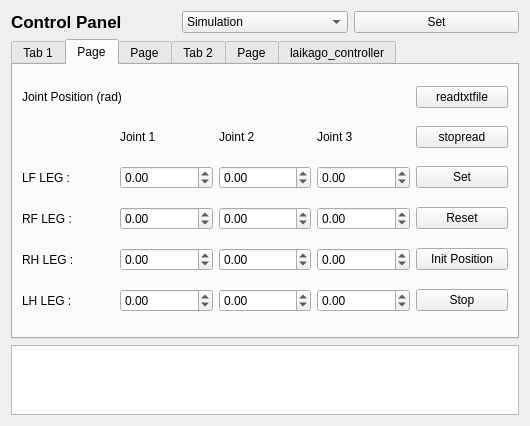
<?xml version="1.0" encoding="UTF-8"?>
<ui version="4.0">
 <class>rqt_control_panel_plugin_widget</class>
 <widget class="QWidget" name="rqt_control_panel_plugin_widget">
  <property name="geometry">
   <rect>
    <x>0</x>
    <y>0</y>
    <width>530</width>
    <height>425</height>
   </rect>
  </property>
  <property name="windowTitle">
   <string>Form</string>
  </property>
  <layout class="QGridLayout" name="gridLayout">
   <item row="2" column="0" colspan="3">
    <widget class="QTextBrowser" name="InfoOutputs"/>
   </item>
   <item row="0" column="0">
    <widget class="QLabel" name="label">
     <property name="font">
      <font>
       <pointsize>13</pointsize>
       <weight>75</weight>
       <bold>true</bold>
      </font>
     </property>
     <property name="text">
      <string>Control Panel</string>
     </property>
    </widget>
   </item>
   <item row="0" column="1">
    <widget class="QComboBox" name="runMode">
     <item>
      <property name="text">
       <string>Simulation</string>
      </property>
     </item>
     <item>
      <property name="text">
       <string>Real</string>
      </property>
     </item>
    </widget>
   </item>
   <item row="0" column="2">
    <widget class="QPushButton" name="setMode">
     <property name="text">
      <string>Set</string>
     </property>
    </widget>
   </item>
   <item row="1" column="0" colspan="3">
    <widget class="QTabWidget" name="Controllers">
     <property name="minimumSize">
      <size>
       <width>400</width>
       <height>300</height>
      </size>
     </property>
     <property name="whatsThis">
      <string>&lt;html&gt;&lt;head/&gt;&lt;body&gt;&lt;p&gt;Joint&lt;/p&gt;&lt;/body&gt;&lt;/html&gt;</string>
     </property>
     <property name="currentIndex">
      <number>1</number>
     </property>
     <widget class="QWidget" name="BlanceController">
      <property name="enabled">
       <bool>true</bool>
      </property>
      <property name="font">
       <font>
        <weight>50</weight>
        <bold>false</bold>
       </font>
      </property>
      <attribute name="title">
       <string>Tab 1</string>
      </attribute>
      <widget class="QPushButton" name="trotButton">
       <property name="geometry">
        <rect>
         <x>20</x>
         <y>78</y>
         <width>80</width>
         <height>25</height>
        </rect>
       </property>
       <property name="text">
        <string>Trot</string>
       </property>
      </widget>
      <widget class="QDoubleSpinBox" name="desired_vy">
       <property name="geometry">
        <rect>
         <x>200</x>
         <y>78</y>
         <width>69</width>
         <height>26</height>
        </rect>
       </property>
       <property name="minimum">
        <double>-1.000000000000000</double>
       </property>
       <property name="maximum">
        <double>1.000000000000000</double>
       </property>
       <property name="singleStep">
        <double>0.050000000000000</double>
       </property>
      </widget>
      <widget class="QPushButton" name="paceButton">
       <property name="geometry">
        <rect>
         <x>20</x>
         <y>46</y>
         <width>80</width>
         <height>25</height>
        </rect>
       </property>
       <property name="text">
        <string>Pace</string>
       </property>
      </widget>
      <widget class="QDoubleSpinBox" name="desired_vx">
       <property name="geometry">
        <rect>
         <x>200</x>
         <y>46</y>
         <width>69</width>
         <height>26</height>
        </rect>
       </property>
       <property name="minimum">
        <double>-1.000000000000000</double>
       </property>
       <property name="maximum">
        <double>1.000000000000000</double>
       </property>
       <property name="singleStep">
        <double>0.050000000000000</double>
       </property>
      </widget>
      <widget class="QDoubleSpinBox" name="desired_wz">
       <property name="geometry">
        <rect>
         <x>200</x>
         <y>110</y>
         <width>69</width>
         <height>26</height>
        </rect>
       </property>
       <property name="minimum">
        <double>-1.000000000000000</double>
       </property>
       <property name="maximum">
        <double>1.000000000000000</double>
       </property>
       <property name="singleStep">
        <double>0.050000000000000</double>
       </property>
      </widget>
      <widget class="QPushButton" name="stopBotton">
       <property name="geometry">
        <rect>
         <x>20</x>
         <y>150</y>
         <width>81</width>
         <height>51</height>
        </rect>
       </property>
       <property name="text">
        <string>Stop</string>
       </property>
      </widget>
      <widget class="QLabel" name="label_2">
       <property name="geometry">
        <rect>
         <x>10</x>
         <y>10</y>
         <width>67</width>
         <height>17</height>
        </rect>
       </property>
       <property name="text">
        <string>Balance</string>
       </property>
      </widget>
      <widget class="QLabel" name="label_6">
       <property name="geometry">
        <rect>
         <x>160</x>
         <y>50</y>
         <width>31</width>
         <height>17</height>
        </rect>
       </property>
       <property name="text">
        <string>Vx :</string>
       </property>
      </widget>
      <widget class="QLabel" name="label_7">
       <property name="geometry">
        <rect>
         <x>160</x>
         <y>80</y>
         <width>31</width>
         <height>17</height>
        </rect>
       </property>
       <property name="text">
        <string>Vy :</string>
       </property>
      </widget>
      <widget class="QLabel" name="label_8">
       <property name="geometry">
        <rect>
         <x>160</x>
         <y>107</y>
         <width>31</width>
         <height>20</height>
        </rect>
       </property>
       <property name="text">
        <string>Wz :</string>
       </property>
      </widget>
      <widget class="QPushButton" name="setVelocityBotton">
       <property name="geometry">
        <rect>
         <x>290</x>
         <y>50</y>
         <width>89</width>
         <height>25</height>
        </rect>
       </property>
       <property name="text">
        <string>Set</string>
       </property>
      </widget>
      <widget class="QPushButton" name="crawlButton">
       <property name="geometry">
        <rect>
         <x>20</x>
         <y>110</y>
         <width>81</width>
         <height>31</height>
        </rect>
       </property>
       <property name="text">
        <string>Crawl</string>
       </property>
      </widget>
     </widget>
     <widget class="QWidget" name="JointPosition">
      <attribute name="title">
       <string>Page</string>
      </attribute>
      <layout class="QGridLayout" name="gridLayout_2">
       <item row="1" column="1">
        <widget class="QLabel" name="label_13">
         <property name="maximumSize">
          <size>
           <width>100</width>
           <height>18</height>
          </size>
         </property>
         <property name="text">
          <string>Joint 1</string>
         </property>
        </widget>
       </item>
       <item row="1" column="2">
        <widget class="QLabel" name="label_14">
         <property name="maximumSize">
          <size>
           <width>100</width>
           <height>18</height>
          </size>
         </property>
         <property name="text">
          <string>Joint 2</string>
         </property>
        </widget>
       </item>
       <item row="1" column="3">
        <widget class="QLabel" name="label_15">
         <property name="maximumSize">
          <size>
           <width>100</width>
           <height>18</height>
          </size>
         </property>
         <property name="text">
          <string>Joint 3</string>
         </property>
        </widget>
       </item>
       <item row="2" column="0">
        <widget class="QLabel" name="label_9">
         <property name="text">
          <string>LF LEG :  </string>
         </property>
        </widget>
       </item>
       <item row="2" column="1">
        <widget class="QDoubleSpinBox" name="lf_joint_positon_1">
         <property name="minimum">
          <double>-15.000000000000000</double>
         </property>
         <property name="maximum">
          <double>15.000000000000000</double>
         </property>
         <property name="singleStep">
          <double>0.010000000000000</double>
         </property>
        </widget>
       </item>
       <item row="2" column="2">
        <widget class="QDoubleSpinBox" name="lf_joint_positon_2">
         <property name="minimum">
          <double>-15.000000000000000</double>
         </property>
         <property name="maximum">
          <double>15.000000000000000</double>
         </property>
         <property name="singleStep">
          <double>0.010000000000000</double>
         </property>
        </widget>
       </item>
       <item row="2" column="3">
        <widget class="QDoubleSpinBox" name="lf_joint_positon_3">
         <property name="minimum">
          <double>-15.000000000000000</double>
         </property>
         <property name="maximum">
          <double>15.000000000000000</double>
         </property>
         <property name="singleStep">
          <double>0.010000000000000</double>
         </property>
         <property name="value">
          <double>0.000000000000000</double>
         </property>
        </widget>
       </item>
       <item row="2" column="4">
        <widget class="QPushButton" name="setJointPositionButton">
         <property name="text">
          <string>Set</string>
         </property>
        </widget>
       </item>
       <item row="3" column="0">
        <widget class="QLabel" name="label_10">
         <property name="text">
          <string>RF LEG :  </string>
         </property>
        </widget>
       </item>
       <item row="3" column="1">
        <widget class="QDoubleSpinBox" name="rf_joint_positon_1">
         <property name="minimum">
          <double>-15.000000000000000</double>
         </property>
         <property name="maximum">
          <double>15.000000000000000</double>
         </property>
         <property name="singleStep">
          <double>0.050000000000000</double>
         </property>
         <property name="value">
          <double>0.000000000000000</double>
         </property>
        </widget>
       </item>
       <item row="3" column="2">
        <widget class="QDoubleSpinBox" name="rf_joint_positon_2">
         <property name="minimum">
          <double>-15.000000000000000</double>
         </property>
         <property name="maximum">
          <double>15.000000000000000</double>
         </property>
         <property name="singleStep">
          <double>0.010000000000000</double>
         </property>
        </widget>
       </item>
       <item row="3" column="3">
        <widget class="QDoubleSpinBox" name="rf_joint_positon_3">
         <property name="minimum">
          <double>-15.000000000000000</double>
         </property>
         <property name="maximum">
          <double>15.000000000000000</double>
         </property>
         <property name="singleStep">
          <double>0.010000000000000</double>
         </property>
        </widget>
       </item>
       <item row="3" column="4">
        <widget class="QPushButton" name="resetJointPostionButton">
         <property name="text">
          <string>Reset</string>
         </property>
        </widget>
       </item>
       <item row="4" column="0">
        <widget class="QLabel" name="label_12">
         <property name="text">
          <string>RH LEG :  </string>
         </property>
        </widget>
       </item>
       <item row="4" column="1">
        <widget class="QDoubleSpinBox" name="rh_joint_positon_1">
         <property name="minimum">
          <double>-15.000000000000000</double>
         </property>
         <property name="maximum">
          <double>15.000000000000000</double>
         </property>
         <property name="singleStep">
          <double>0.010000000000000</double>
         </property>
        </widget>
       </item>
       <item row="4" column="2">
        <widget class="QDoubleSpinBox" name="rh_joint_positon_2">
         <property name="minimum">
          <double>-15.000000000000000</double>
         </property>
         <property name="maximum">
          <double>15.000000000000000</double>
         </property>
         <property name="singleStep">
          <double>0.010000000000000</double>
         </property>
        </widget>
       </item>
       <item row="4" column="3">
        <widget class="QDoubleSpinBox" name="rh_joint_positon_3">
         <property name="minimum">
          <double>-15.000000000000000</double>
         </property>
         <property name="maximum">
          <double>15.000000000000000</double>
         </property>
         <property name="singleStep">
          <double>0.010000000000000</double>
         </property>
        </widget>
       </item>
       <item row="5" column="0">
        <widget class="QLabel" name="label_11">
         <property name="text">
          <string>LH LEG :  </string>
         </property>
        </widget>
       </item>
       <item row="5" column="1">
        <widget class="QDoubleSpinBox" name="lh_joint_positon_1">
         <property name="minimum">
          <double>-15.000000000000000</double>
         </property>
         <property name="maximum">
          <double>15.000000000000000</double>
         </property>
         <property name="singleStep">
          <double>0.010000000000000</double>
         </property>
        </widget>
       </item>
       <item row="5" column="2">
        <widget class="QDoubleSpinBox" name="lh_joint_positon_2">
         <property name="minimum">
          <double>-15.000000000000000</double>
         </property>
         <property name="maximum">
          <double>15.000000000000000</double>
         </property>
         <property name="singleStep">
          <double>0.010000000000000</double>
         </property>
        </widget>
       </item>
       <item row="5" column="3">
        <widget class="QDoubleSpinBox" name="lh_joint_positon_3">
         <property name="minimum">
          <double>-15.000000000000000</double>
         </property>
         <property name="maximum">
          <double>15.000000000000000</double>
         </property>
         <property name="singleStep">
          <double>0.010000000000000</double>
         </property>
        </widget>
       </item>
       <item row="0" column="0" colspan="2">
        <widget class="QLabel" name="label_3">
         <property name="maximumSize">
          <size>
           <width>150</width>
           <height>18</height>
          </size>
         </property>
         <property name="text">
          <string>Joint Position (rad)</string>
         </property>
        </widget>
       </item>
       <item row="5" column="4">
        <widget class="QPushButton" name="stopPositionButton">
         <property name="text">
          <string>Stop</string>
         </property>
        </widget>
       </item>
       <item row="4" column="4">
        <widget class="QPushButton" name="setInitialJointPosition">
         <property name="text">
          <string>Init Position</string>
         </property>
        </widget>
       </item>
       <item row="0" column="4">
        <widget class="QPushButton" name="readBotton">
         <property name="text">
          <string>readtxtfile</string>
         </property>
        </widget>
       </item>
       <item row="1" column="4">
        <widget class="QPushButton" name="stopreadBotton">
         <property name="text">
          <string>stopread</string>
         </property>
        </widget>
       </item>
      </layout>
     </widget>
     <widget class="QWidget" name="JointVelocity">
      <attribute name="title">
       <string>Page</string>
      </attribute>
      <layout class="QGridLayout" name="gridLayout_3">
       <item row="1" column="1">
        <widget class="QLabel" name="label_20">
         <property name="maximumSize">
          <size>
           <width>100</width>
           <height>18</height>
          </size>
         </property>
         <property name="text">
          <string>Joint 1</string>
         </property>
        </widget>
       </item>
       <item row="1" column="2">
        <widget class="QLabel" name="label_22">
         <property name="maximumSize">
          <size>
           <width>100</width>
           <height>18</height>
          </size>
         </property>
         <property name="text">
          <string>Joint 2</string>
         </property>
        </widget>
       </item>
       <item row="1" column="3">
        <widget class="QLabel" name="label_18">
         <property name="maximumSize">
          <size>
           <width>100</width>
           <height>18</height>
          </size>
         </property>
         <property name="text">
          <string>Joint 3</string>
         </property>
        </widget>
       </item>
       <item row="2" column="0">
        <widget class="QLabel" name="label_19">
         <property name="text">
          <string>LF LEG :  </string>
         </property>
        </widget>
       </item>
       <item row="2" column="1">
        <widget class="QDoubleSpinBox" name="lf_joint_velocity_1">
         <property name="minimum">
          <double>-120.000000000000000</double>
         </property>
         <property name="maximum">
          <double>120.000000000000000</double>
         </property>
        </widget>
       </item>
       <item row="2" column="2">
        <widget class="QDoubleSpinBox" name="lf_joint_velocity_2">
         <property name="minimum">
          <double>-120.000000000000000</double>
         </property>
         <property name="maximum">
          <double>120.000000000000000</double>
         </property>
        </widget>
       </item>
       <item row="2" column="3">
        <widget class="QDoubleSpinBox" name="lf_joint_velocity_3">
         <property name="minimum">
          <double>-120.000000000000000</double>
         </property>
         <property name="maximum">
          <double>120.000000000000000</double>
         </property>
        </widget>
       </item>
       <item row="2" column="4">
        <widget class="QPushButton" name="setJointVelocityButton">
         <property name="text">
          <string>Set</string>
         </property>
        </widget>
       </item>
       <item row="3" column="0">
        <widget class="QLabel" name="label_16">
         <property name="text">
          <string>RF LEG :  </string>
         </property>
        </widget>
       </item>
       <item row="3" column="1">
        <widget class="QDoubleSpinBox" name="rf_joint_velocity_1">
         <property name="minimum">
          <double>-120.000000000000000</double>
         </property>
         <property name="maximum">
          <double>120.000000000000000</double>
         </property>
        </widget>
       </item>
       <item row="3" column="2">
        <widget class="QDoubleSpinBox" name="rf_joint_velocity_2">
         <property name="minimum">
          <double>-120.000000000000000</double>
         </property>
         <property name="maximum">
          <double>120.000000000000000</double>
         </property>
        </widget>
       </item>
       <item row="3" column="3">
        <widget class="QDoubleSpinBox" name="rf_joint_velocity_3">
         <property name="minimum">
          <double>-120.000000000000000</double>
         </property>
         <property name="maximum">
          <double>120.000000000000000</double>
         </property>
        </widget>
       </item>
       <item row="3" column="4">
        <widget class="QPushButton" name="resetJointVelocityButton">
         <property name="text">
          <string>Reset</string>
         </property>
        </widget>
       </item>
       <item row="4" column="0">
        <widget class="QLabel" name="label_21">
         <property name="text">
          <string>RH LEG :  </string>
         </property>
        </widget>
       </item>
       <item row="4" column="1">
        <widget class="QDoubleSpinBox" name="rh_joint_velocity_1">
         <property name="minimum">
          <double>-120.000000000000000</double>
         </property>
         <property name="maximum">
          <double>120.000000000000000</double>
         </property>
        </widget>
       </item>
       <item row="4" column="2">
        <widget class="QDoubleSpinBox" name="rh_joint_velocity_2">
         <property name="minimum">
          <double>-120.000000000000000</double>
         </property>
         <property name="maximum">
          <double>120.000000000000000</double>
         </property>
        </widget>
       </item>
       <item row="4" column="3">
        <widget class="QDoubleSpinBox" name="rh_joint_velocity_3">
         <property name="minimum">
          <double>-120.000000000000000</double>
         </property>
         <property name="maximum">
          <double>120.000000000000000</double>
         </property>
        </widget>
       </item>
       <item row="4" column="4" rowspan="2">
        <widget class="QPushButton" name="stopJointVelocityButton">
         <property name="text">
          <string>Stop</string>
         </property>
        </widget>
       </item>
       <item row="5" column="0">
        <widget class="QLabel" name="label_17">
         <property name="text">
          <string>LH LEG :  </string>
         </property>
        </widget>
       </item>
       <item row="5" column="1">
        <widget class="QDoubleSpinBox" name="lh_joint_velocity_1">
         <property name="minimum">
          <double>-120.000000000000000</double>
         </property>
         <property name="maximum">
          <double>120.000000000000000</double>
         </property>
        </widget>
       </item>
       <item row="5" column="2">
        <widget class="QDoubleSpinBox" name="lh_joint_velocity_2">
         <property name="minimum">
          <double>-120.000000000000000</double>
         </property>
         <property name="maximum">
          <double>120.000000000000000</double>
         </property>
        </widget>
       </item>
       <item row="5" column="3">
        <widget class="QDoubleSpinBox" name="lh_joint_velocity_3">
         <property name="minimum">
          <double>-120.000000000000000</double>
         </property>
         <property name="maximum">
          <double>120.000000000000000</double>
         </property>
        </widget>
       </item>
       <item row="0" column="0" colspan="2">
        <widget class="QLabel" name="label_4">
         <property name="maximumSize">
          <size>
           <width>150</width>
           <height>18</height>
          </size>
         </property>
         <property name="text">
          <string>Joint Velocity (rpm)</string>
         </property>
        </widget>
       </item>
      </layout>
     </widget>
     <widget class="QWidget" name="JointEffort">
      <attribute name="title">
       <string>Tab 2</string>
      </attribute>
      <layout class="QGridLayout" name="gridLayout_4">
       <item row="1" column="1">
        <widget class="QLabel" name="label_27">
         <property name="maximumSize">
          <size>
           <width>100</width>
           <height>18</height>
          </size>
         </property>
         <property name="text">
          <string>Joint 1</string>
         </property>
        </widget>
       </item>
       <item row="1" column="2">
        <widget class="QLabel" name="label_29">
         <property name="maximumSize">
          <size>
           <width>100</width>
           <height>18</height>
          </size>
         </property>
         <property name="text">
          <string>Joint 2</string>
         </property>
        </widget>
       </item>
       <item row="1" column="3">
        <widget class="QLabel" name="label_25">
         <property name="maximumSize">
          <size>
           <width>100</width>
           <height>18</height>
          </size>
         </property>
         <property name="text">
          <string>Joint 3</string>
         </property>
        </widget>
       </item>
       <item row="2" column="0">
        <widget class="QLabel" name="label_26">
         <property name="text">
          <string>LF LEG :  </string>
         </property>
        </widget>
       </item>
       <item row="2" column="1">
        <widget class="QDoubleSpinBox" name="lf_joint_effort_1">
         <property name="minimum">
          <double>-100.000000000000000</double>
         </property>
         <property name="maximum">
          <double>100.000000000000000</double>
         </property>
         <property name="singleStep">
          <double>0.100000000000000</double>
         </property>
        </widget>
       </item>
       <item row="2" column="2">
        <widget class="QDoubleSpinBox" name="lf_joint_effort_2">
         <property name="minimum">
          <double>-100.000000000000000</double>
         </property>
         <property name="maximum">
          <double>100.000000000000000</double>
         </property>
         <property name="singleStep">
          <double>0.100000000000000</double>
         </property>
        </widget>
       </item>
       <item row="2" column="3">
        <widget class="QDoubleSpinBox" name="lf_joint_effort_3">
         <property name="minimum">
          <double>-100.000000000000000</double>
         </property>
         <property name="maximum">
          <double>100.000000000000000</double>
         </property>
         <property name="singleStep">
          <double>0.100000000000000</double>
         </property>
        </widget>
       </item>
       <item row="2" column="4">
        <widget class="QPushButton" name="setJointEffortButton">
         <property name="text">
          <string>Set</string>
         </property>
        </widget>
       </item>
       <item row="3" column="0">
        <widget class="QLabel" name="label_23">
         <property name="text">
          <string>RF LEG :  </string>
         </property>
        </widget>
       </item>
       <item row="3" column="1">
        <widget class="QDoubleSpinBox" name="rf_joint_effort_1">
         <property name="minimum">
          <double>-100.000000000000000</double>
         </property>
         <property name="maximum">
          <double>100.000000000000000</double>
         </property>
         <property name="singleStep">
          <double>0.100000000000000</double>
         </property>
        </widget>
       </item>
       <item row="3" column="2">
        <widget class="QDoubleSpinBox" name="rf_joint_effort_2">
         <property name="minimum">
          <double>-100.000000000000000</double>
         </property>
         <property name="maximum">
          <double>100.000000000000000</double>
         </property>
         <property name="singleStep">
          <double>0.100000000000000</double>
         </property>
        </widget>
       </item>
       <item row="3" column="3">
        <widget class="QDoubleSpinBox" name="rf_joint_effort_3">
         <property name="minimum">
          <double>-100.000000000000000</double>
         </property>
         <property name="maximum">
          <double>100.000000000000000</double>
         </property>
         <property name="singleStep">
          <double>0.100000000000000</double>
         </property>
        </widget>
       </item>
       <item row="3" column="4">
        <widget class="QPushButton" name="resetJointEffortButton">
         <property name="text">
          <string>Reset</string>
         </property>
        </widget>
       </item>
       <item row="4" column="0">
        <widget class="QLabel" name="label_28">
         <property name="text">
          <string>RH LEG :  </string>
         </property>
        </widget>
       </item>
       <item row="4" column="1">
        <widget class="QDoubleSpinBox" name="rh_joint_effort_1">
         <property name="minimum">
          <double>-100.000000000000000</double>
         </property>
         <property name="maximum">
          <double>100.000000000000000</double>
         </property>
         <property name="singleStep">
          <double>0.100000000000000</double>
         </property>
        </widget>
       </item>
       <item row="4" column="2">
        <widget class="QDoubleSpinBox" name="rh_joint_effort_2">
         <property name="minimum">
          <double>-100.000000000000000</double>
         </property>
         <property name="maximum">
          <double>100.000000000000000</double>
         </property>
         <property name="singleStep">
          <double>0.100000000000000</double>
         </property>
        </widget>
       </item>
       <item row="4" column="3">
        <widget class="QDoubleSpinBox" name="rh_joint_effort_3">
         <property name="minimum">
          <double>-100.000000000000000</double>
         </property>
         <property name="maximum">
          <double>100.000000000000000</double>
         </property>
         <property name="singleStep">
          <double>0.100000000000000</double>
         </property>
        </widget>
       </item>
       <item row="4" column="4" rowspan="2">
        <widget class="QPushButton" name="stopJointEffortButton">
         <property name="text">
          <string>Stop</string>
         </property>
        </widget>
       </item>
       <item row="5" column="0">
        <widget class="QLabel" name="label_24">
         <property name="text">
          <string>LH LEG :  </string>
         </property>
        </widget>
       </item>
       <item row="5" column="1">
        <widget class="QDoubleSpinBox" name="lh_joint_effort_1">
         <property name="minimum">
          <double>-100.000000000000000</double>
         </property>
         <property name="maximum">
          <double>100.000000000000000</double>
         </property>
         <property name="singleStep">
          <double>0.100000000000000</double>
         </property>
        </widget>
       </item>
       <item row="5" column="2">
        <widget class="QDoubleSpinBox" name="lh_joint_effort_2">
         <property name="minimum">
          <double>-100.000000000000000</double>
         </property>
         <property name="maximum">
          <double>100.000000000000000</double>
         </property>
         <property name="singleStep">
          <double>0.100000000000000</double>
         </property>
        </widget>
       </item>
       <item row="5" column="3">
        <widget class="QDoubleSpinBox" name="lh_joint_effort_3">
         <property name="minimum">
          <double>-100.000000000000000</double>
         </property>
         <property name="maximum">
          <double>100.000000000000000</double>
         </property>
         <property name="singleStep">
          <double>0.100000000000000</double>
         </property>
        </widget>
       </item>
       <item row="0" column="0" colspan="2">
        <widget class="QLabel" name="label_5">
         <property name="maximumSize">
          <size>
           <width>150</width>
           <height>18</height>
          </size>
         </property>
         <property name="text">
          <string>Joint Effort (Nm)</string>
         </property>
        </widget>
       </item>
      </layout>
     </widget>
     <widget class="QWidget" name="tab">
      <attribute name="title">
       <string>Page</string>
      </attribute>
      <widget class="QPushButton" name="startSingleLegContoller">
       <property name="geometry">
        <rect>
         <x>380</x>
         <y>30</y>
         <width>89</width>
         <height>25</height>
        </rect>
       </property>
       <property name="text">
        <string>Start</string>
       </property>
      </widget>
      <widget class="QPushButton" name="stopSingleLegController">
       <property name="geometry">
        <rect>
         <x>380</x>
         <y>70</y>
         <width>89</width>
         <height>25</height>
        </rect>
       </property>
       <property name="text">
        <string>Stop</string>
       </property>
      </widget>
     </widget>
     <widget class="QWidget" name="laikago_controller">
      <attribute name="title">
       <string>laikago_controller</string>
      </attribute>
     </widget>
    </widget>
   </item>
  </layout>
 </widget>
 <resources/>
 <connections/>
</ui>
